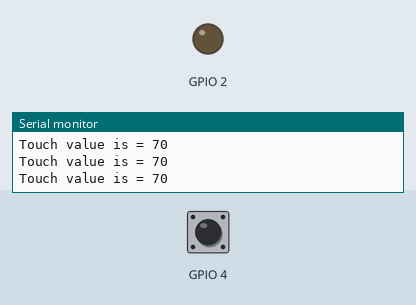
Simulated run of this sketch. Board: ESP32. Parts: output pins drawn as LEDs (lit = HIGH), the last lines printed to the serial monitor. The test bench sets the inputs (shaded band); at power-on: GPIO 4 HIGH.

Above: at 1.2 s.
1.3 s: GPIO 4 pulled LOW for 0.15 s
At 1.4 s:
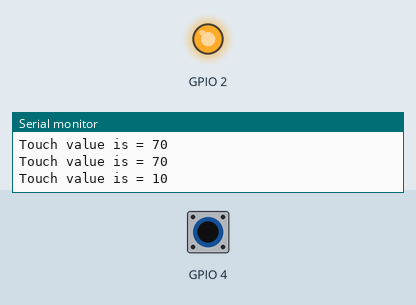
3.0 s: GPIO 4 pulled LOW for 3.2 s
At 7.5 s:
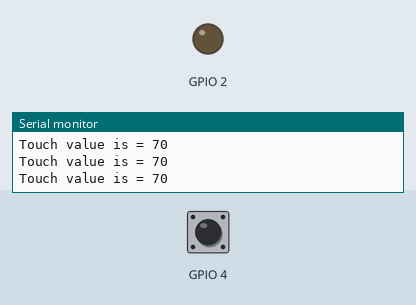
Timing chart, 0 to 9.0 s (numbered marks = the images above; inputs shaded):
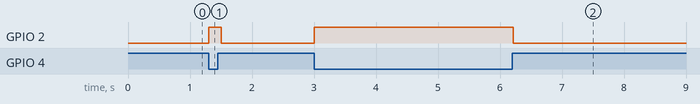

The sketch:

touch.ino
```cpp
// ESP32 Touch Test
int touch_value = 100;
void setup()
{
Serial.begin(115200);
pinMode (4, INPUT);
pinMode(2, OUTPUT);
digitalWrite (2, LOW);
}

void loop()
{
touch_value = touchRead(4);
Serial.print("Touch value is = ");
Serial.println( touch_value);

if (touch_value < 50)
{digitalWrite (2, HIGH);}
else
{digitalWrite (2, LOW);}
delay(100);
}
```

Measured:
- after the input at 1.3 s, GPIO 2: LOW → HIGH at once, → LOW 0.20 s later
- after the input at 3.0 s, GPIO 2: LOW → HIGH at once, → LOW 3.2 s later
